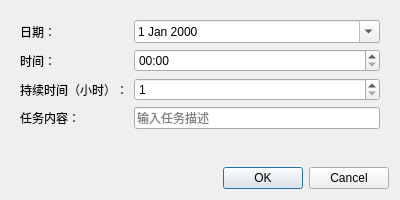
<?xml version="1.0" encoding="UTF-8"?>
<ui version="4.0">
 <class>ScheduleDialog</class>
 <widget class="QDialog" name="ScheduleDialog">
  <property name="geometry">
   <rect>
    <x>0</x>
    <y>0</y>
    <width>400</width>
    <height>200</height>
   </rect>
  </property>
  <property name="windowTitle">
   <string>添加日程</string>
  </property>
  <layout class="QVBoxLayout" name="verticalLayout">
   <item>
    <widget class="QWidget" name="widget" native="true">
     <layout class="QFormLayout" name="formLayout">
      <item row="0" column="0">
       <widget class="QLabel" name="label">
        <property name="text">
         <string>日期：</string>
        </property>
       </widget>
      </item>
      <item row="0" column="1">
       <widget class="QDateEdit" name="dateEdit">
        <property name="calendarPopup">
         <bool>true</bool>
        </property>
       </widget>
      </item>
      <item row="1" column="0">
       <widget class="QLabel" name="label_2">
        <property name="text">
         <string>时间：</string>
        </property>
       </widget>
      </item>
      <item row="1" column="1">
       <widget class="QTimeEdit" name="timeEdit">
        <property name="displayFormat">
         <string>HH:00</string>
        </property>
       </widget>
      </item>
      <item row="2" column="0">
       <widget class="QLabel" name="label_3">
        <property name="text">
         <string>持续时间（小时）：</string>
        </property>
       </widget>
      </item>
      <item row="2" column="1">
       <widget class="QSpinBox" name="durationSpinBox">
        <property name="minimum">
         <number>1</number>
        </property>
        <property name="maximum">
         <number>24</number>
        </property>
        <property name="value">
         <number>1</number>
        </property>
       </widget>
      </item>
      <item row="3" column="0">
       <widget class="QLabel" name="label_4">
        <property name="text">
         <string>任务内容：</string>
        </property>
       </widget>
      </item>
      <item row="3" column="1">
       <widget class="QLineEdit" name="taskEdit">
        <property name="placeholderText">
         <string>输入任务描述</string>
        </property>
       </widget>
      </item>
     </layout>
    </widget>
   </item>
   <item>
    <widget class="QDialogButtonBox" name="buttonBox">
     <property name="orientation">
      <enum>Qt::Horizontal</enum>
     </property>
     <property name="standardButtons">
      <set>QDialogButtonBox::Cancel|QDialogButtonBox::Ok</set>
     </property>
    </widget>
   </item>
  </layout>
 </widget>
 <resources/>
 <connections>
  <connection>
   <sender>buttonBox</sender>
   <signal>accepted()</signal>
   <receiver>ScheduleDialog</receiver>
   <slot>accept()</slot>
  </connection>
  <connection>
   <sender>buttonBox</sender>
   <signal>rejected()</signal>
   <receiver>ScheduleDialog</receiver>
   <slot>reject()</slot>
  </connection>
 </connections>
</ui>
